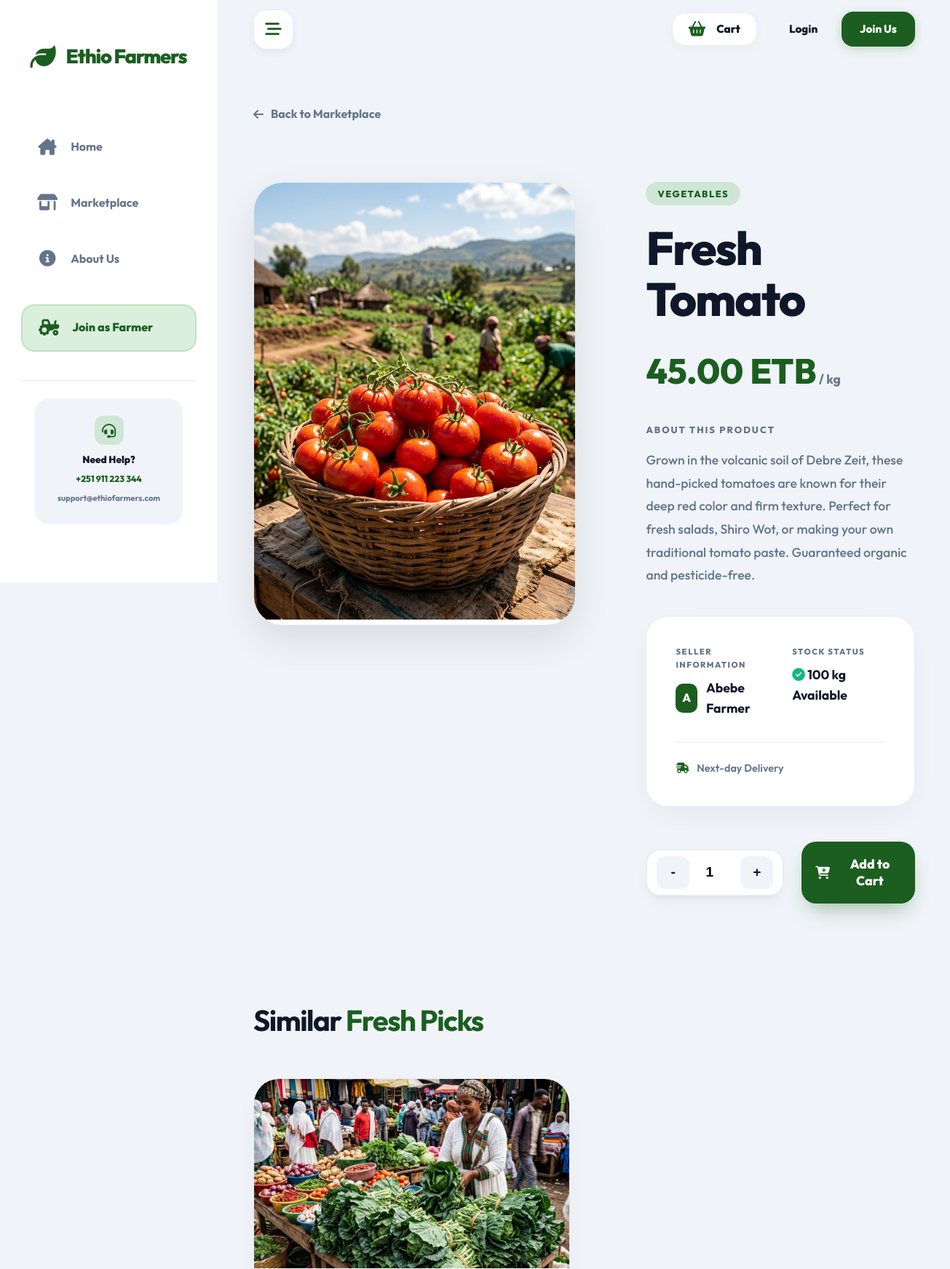
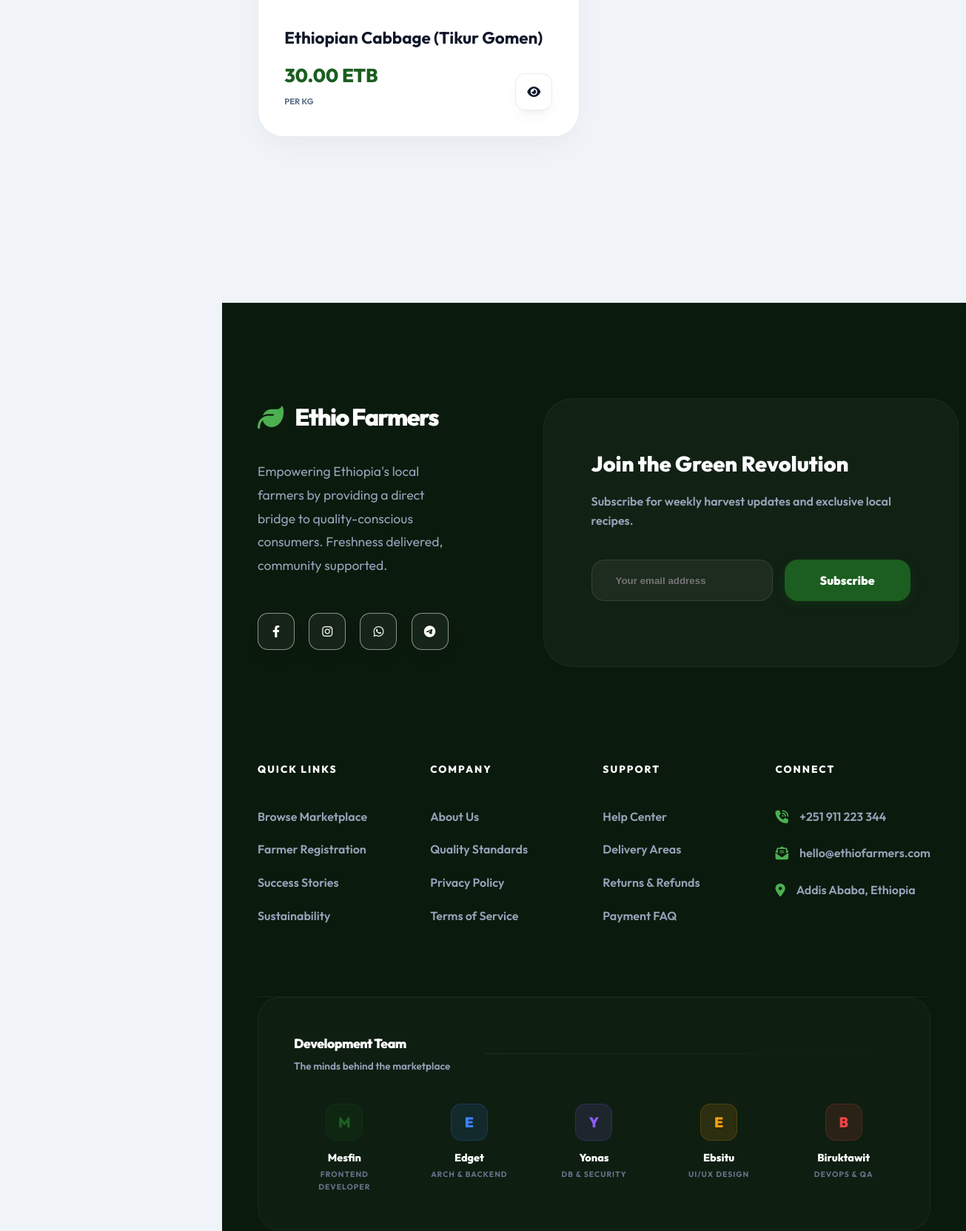
Screenshot of /product-details.php?id=1 (upper part) with the database file from the repository (2 pictures, top to bottom).
### tables this page shows
CREATE TABLE IF NOT EXISTS products (
    id INT AUTO_INCREMENT PRIMARY KEY,
    farmer_id INT NOT NULL,
    category_id INT NOT NULL,
    name VARCHAR(100) NOT NULL,
    price DECIMAL(10,2) NOT NULL,
    stock_quantity INT NOT NULL DEFAULT 0,
    unit VARCHAR(20) DEFAULT 'kg',
    description TEXT,
    image_url VARCHAR(255),
    status ENUM('active','out_of_stock') DEFAULT 'active',
    created_at TIMESTAMP DEFAULT CURRENT_TIMESTAMP,
    FOREIGN KEY (farmer_id) REFERENCES users(id) ON DELETE CASCADE,
    FOREIGN KEY (category_id) REFERENCES categories(id)
);

CREATE TABLE IF NOT EXISTS categories (
    id INT AUTO_INCREMENT PRIMARY KEY,
    name VARCHAR(50) UNIQUE NOT NULL
);

CREATE TABLE IF NOT EXISTS users (
    id INT AUTO_INCREMENT PRIMARY KEY,
    username VARCHAR(50) UNIQUE,
    full_name VARCHAR(100) NOT NULL,
    email VARCHAR(100) UNIQUE NOT NULL,
    phone VARCHAR(20),
    password_hash VARCHAR(255) NOT NULL,
    role ENUM('customer','farmer','admin') DEFAULT 'customer',
    address TEXT,
    created_at TIMESTAMP DEFAULT CURRENT_TIMESTAMP
);

### includes/functions.php (called while the page is built, shortened)
<?php
function formatCurrency(float|int $amount): string
{
    return number_format($amount, 2) . " ETB";
}
function url(string $path): string {
    $base = str_replace('\\', '/', dirname($_SERVER['SCRIPT_NAME'] ?? ''));
    return rtrim($base, '/') . '/' . ltrim($path, '/');
}

### public/product-details.php (the view, shortened to what this page needs)
<?php
require_once __DIR__ . '/../includes/header.php';
require_once __DIR__ . '/../config/database.php';
$id = isset($_GET['id']) ? (int)$_GET['id'] : 0;
$stmt = $pdo->prepare("SELECT p.*, c.name as category_name, u.full_name as farmer_name
                       FROM products p
                       JOIN categories c ON p.category_id = c.id
                       JOIN users u ON p.farmer_id = u.id
                       WHERE p.id = ?");
$stmt->execute([$id]);
$product = $stmt->fetch();
?>
<div style="max-width: 1400px; margin: 0 auto; padding: 2rem 1rem;" class="animate-fade-up">
    <a href="<?php echo url('public/products.php'); ?>" style="color: var(--text-muted); font-weight: 700; text-decoration: none; margin-bottom: 3rem; display: inline-flex; align-items: center; gap: 10px; transition: var(--transition);" onmouseover="this.style.color='var(--primary)'" onmouseout="this.style.color='var(--text-muted)'">
        <i class="fas fa-arrow-left"></i> Back to Marketplace
    </a>
    <div style="display: grid; grid-template-columns: 1.2fr 1fr; gap: 6rem; align-items: start; margin-top: 2rem;">
        <div style="position: sticky; top: 110px;">
            <div class="premium-card" style="padding: 0; overflow: hidden; border-radius: 40px; box-shadow: var(--shadow-premium);">
                <img src="<?php echo htmlspecialchars($product['image_url'] ?: 'https://images.unsplash.com/photo-1592924357228-91a4daadcfea?w=1200'); ?>"
                     alt="<?php echo htmlspecialchars($product['name']); ?>"
                     style="width: 100%; height: 600px; object-fit: cover;">
            </div>
        </div>
        <div>
            <div style="margin-bottom: 2.5rem;">
                <span style="background: var(--primary-glow); color: var(--primary); padding: 6px 16px; border-radius: 50px; font-weight: 800; font-size: 0.8rem; text-transform: uppercase; letter-spacing: 1.5px; display: inline-block; margin-bottom: 1.5rem;">
                    <?php echo htmlspecialchars($product['category_name']); ?>
                </span>
                <h1 style="font-size: 4rem; letter-spacing: -2px; line-height: 1.1; font-weight: 800; margin-bottom: 1.5rem;">
                    <?php echo htmlspecialchars($product['name']); ?>
                </h1>
                <div style="display: flex; align-items: center; gap: 2rem; margin-bottom: 2rem;">
                    <div>
                        <span style="font-size: 3rem; font-weight: 800; color: var(--primary);"><?php echo formatCurrency($product['price']); ?></span>
                        <span style="color: var(--text-muted); font-weight: 700; font-size: 1.1rem;"> / <?php echo htmlspecialchars($product['unit']); ?></span>
                    </div>
                </div>
                <div style="margin-top: 2rem;">
                    <h3 style="font-size: 0.8rem; text-transform: uppercase; letter-spacing: 2px; color: var(--text-muted); margin-bottom: 1rem; font-weight: 800;">About this Product</h3>
                    <div style="color: var(--text-muted); font-size: 1.1rem; line-height: 1.8; font-weight: 500;">
                        <?php echo $product['description']; ?>
                    </div>
                </div>
            </div>
            <div class="premium-card" style="padding: 2.5rem; border-radius: 30px; margin-bottom: 3rem;">
                <div style="display: grid; grid-template-columns: 1fr 1fr; gap: 2rem;">
                    <div>
                        <small style="color: var(--text-muted); text-transform: uppercase; letter-spacing: 1.5px; font-weight: 800; font-size: 0.7rem; display: block; margin-bottom: 8px;">Seller Information</small>
                        <div style="display: flex; align-items: center; gap: 12px;">
                            <div style="width: 40px; height: 40px; background: var(--primary); color: white; border-radius: 10px; display: flex; align-items: center; justify-content: center; font-weight: 800;">
                                <?php echo strtoupper(substr($product['farmer_name'], 0, 1)); ?>
                            </div>
                            <strong style="font-size: 1.1rem;"><?php echo htmlspecialchars($product['farmer_name']); ?></strong>
                        </div>
                    </div>
                    <div>
                        <small style="color: var(--text-muted); text-transform: uppercase; letter-spacing: 1.5px; font-weight: 800; font-size: 0.7rem; display: block; margin-bottom: 8px;">Stock Status</small>
                        <div style="font-weight: 700; font-size: 1.1rem; color: <?php echo $product['stock_quantity'] > 0 ? 'var(--text-main)' : 'var(--accent)'; ?>">
                            <?php if ($product['stock_quantity'] > 0): ?>
                                <i class="fas fa-check-circle" style="color: #10b981;"></i> <?php echo $product['stock_quantity']; ?> <?php echo htmlspecialchars($product['unit']); ?> Available
                            <?php else: ?>
                                <i class="fas fa-times-circle"></i> Out of Stock
                            <?php endif; ?>
                        </div>
                    </div>
                </div>
                <div style="margin-top: 2rem; padding-top: 1.5rem; border-top: 1px solid var(--border-light); display: flex; gap: 2rem;">
                    <span style="font-size: 0.9rem; color: var(--text-muted); font-weight: 600;"><i class="fas fa-truck-fast" style="color: var(--primary); margin-right: 8px;"></i> Next-day Delivery</span>
                </div>
            </div>
            <?php if ($product['stock_quantity'] > 0): ?>
                <form method="POST" action="<?php echo url('public/cart.php'); ?>" style="display: flex; gap: 1.5rem; align-items: center;">
                    <div style="display: flex; align-items: center; background: var(--white); border: 2px solid var(--border-light); border-radius: 20px; padding: 0.5rem 0.8rem; box-shadow: var(--shadow-soft);">
                        <button type="button" class="qty-btn" data-action="minus" style="width: 45px; height: 45px; border: none; background: var(--bg-main); border-radius: 12px; cursor: pointer; color: var(--text-main); font-weight: 800; font-size: 1.2rem;">-</button>
                        <input type="number" name="quantity" id="quantity" value="1" min="1" max="<?php echo $product['stock_quantity']; ?>"
                               style="width: 70px; text-align: center; border: none; font-weight: 800; font-size: 1.2rem; background: transparent; outline: none;">
                        <button type="button" class="qty-btn" data-action="plus" style="width: 45px; height: 45px; border: none; background: var(--bg-main); border-radius: 12px; cursor: pointer; color: var(--text-main); font-weight: 800; font-size: 1.2rem;">+</button>
                    </div>
                    <button type="submit" class="btn btn-primary" style="flex: 1; padding: 1.2rem; font-size: 1.1rem; border-radius: 20px; box-shadow: 0 15px 30px -10px rgba(27, 94, 32, 0.4);">
                        <i class="fas fa-cart-plus"></i> Add to Cart
                    </button>
                </form>
            <?php endif; ?>
        </div>
    </div>
    <div style="margin-top: 8rem;">
        <h2 style="font-size: 2.5rem; letter-spacing: -1.5px; margin-bottom: 3rem;">Similar <span style="color: var(--primary);">Fresh Picks</span></h2>
        <div class="product-grid" style="display: grid; grid-template-columns: repeat(auto-fill, minmax(300px, 1fr)); gap: 2.5rem; padding: 0;">
            <?php
                $stmt = $pdo->prepare("SELECT p.*, c.name as category_name FROM products p JOIN categories c ON p.category_id = c.id WHERE p.category_id = ? AND p.id != ? AND p.status = 'active' LIMIT 4");
                $stmt->execute([$product['category_id'], $product['id']]);
                $related = $stmt->fetchAll();
                foreach ($related as $rp):
            ?>
                <div class="premium-card" style="padding: 0; overflow: hidden; border-radius: 35px;">
                    <div style="position: relative; overflow: hidden; height: 260px;">
                        <img src="<?php echo htmlspecialchars($rp['image_url'] ?: 'https://images.unsplash.com/photo-1592924357228-91a4daadcfea?w=600'); ?>"
                             style="width: 100%; height: 100%; object-fit: cover; transition: var(--transition);"
                             onmouseover="this.style.transform='scale(1.1)'" onmouseout="this.style.transform='scale(1)'">
                    </div>
                    <div style="padding: 2.2rem;">
                        <h3 style="font-size: 1.4rem; margin-bottom: 0.8rem;"><?php echo htmlspecialchars($rp['name']); ?></h3>
                        <div style="display: flex; justify-content: space-between; align-items: flex-end;">
                            <div>
                                <div style="font-size: 1.6rem; font-weight: 800; color: var(--primary);"><?php echo formatCurrency($rp['price']); ?></div>
                                <small style="color: var(--text-muted); font-weight: 700; text-transform: uppercase; font-size: 0.7rem;">Per <?php echo htmlspecialchars($rp['unit']); ?></small>
                            </div>
                            <a href="<?php echo url('public/product-details.php?id=' . $rp['id']); ?>" class="btn glass" style="width: 50px; height: 50px; padding: 0; border-radius: 14px; border: 1.5px solid var(--border-light);"><i class="fas fa-eye"></i></a>
                        </div>
                    </div>
                </div>
            <?php endforeach; ?>
        </div>
    </div>
</div>
<?php require_once __DIR__ . '/../includes/footer.php'; ?>

### assets/css/style.css (style rules this page uses)
:root { --primary: #1b5e20; --primary-light: #4caf50; --primary-glow: rgba(76, 175, 80, 0.2); --secondary: #fbc02d; --accent: #d32f2f; --bg-main: #f0f4f8; --white: #ffffff; --text-main: #0f172a; --text-muted: #64748b; --border-light: rgba(226, 232, 240, 0.8); --glass-white: rgba(255, 255, 255, 0.7); --glass-border: rgba(255, 255, 255, 0.5); --shadow-soft: 0 10px 25px -5px rgba(0, 0, 0, 0.05), 0 8px 10px -6px rgba(0, 0, 0, 0.05); --shadow-premium: 0 20px 50px rgba(0, 0, 0, 0.1); --sidebar-width: 300px; --sidebar-collapsed: 100px; --radius-lg: 24px; --radius-md: 16px; --transition: all 0.5s cubic-bezier(0.16, 1, 0.3, 1); }
* { margin: 0; padding: 0; box-sizing: border-box; }
body { font-family: 'Outfit', sans-serif; background-color: var(--bg-main); color: var(--text-main); line-height: 1.6; overflow-x: hidden; -webkit-font-smoothing: antialiased; }
a { text-decoration: none; color: inherit; }
.animate-fade-up { animation: fadeInUp 0.8s ease forwards; }
.glass { background: var(--glass-white); -webkit-backdrop-filter: blur(15px); backdrop-filter: blur(15px); border: 1px solid var(--glass-border); box-shadow: var(--shadow-soft); }
.btn { display: inline-flex; align-items: center; justify-content: center; gap: 12px; padding: 1.2rem 2.5rem; border-radius: 20px; font-weight: 800; cursor: pointer; border: none; transition: var(--transition); font-family: inherit; font-size: 1rem; text-decoration: none; }
.btn-primary { background: var(--primary); color: var(--white); box-shadow: 0 4px 15px rgba(27, 94, 32, 0.2); }
.premium-card { background: var(--white); border-radius: 35px; padding: 3.5rem; box-shadow: 0 15px 40px -10px rgba(0,0,0,0.06); border: 1px solid var(--border-light); transition: var(--transition); }

### rows the page displays
products: image_url (picture), category.name "VEGETABLES", name "Fresh Tomato", price "45.00 ETB", unit "kg", description "Grown in the volcanic soil of Debre Zeit, these hand-picked tomatoes are known for their deep red color and firm texture. Perfect for fresh salads, Shiro Wot, or making your own traditional tomato paste. Guaranteed organic and pesticide-free.", farmer.full_name "A", farmer.full_name "Abebe Farmer", stock_quantity "100"
products: image_url (picture), name "Ethiopian Cabbage (Tikur Gomen)", price "30.00 ETB", unit "KG"

### other values shown
substr($member['name'], 0, 1) "M"
$member['name'] "Mesfin"
$member['role'] "FRONTEND DEVELOPER"
substr($member['name'], 0, 1) "E"
$member['name'] "Edget"
$member['role'] "ARCH & BACKEND"
substr($member['name'], 0, 1) "Y"
$member['name'] "Yonas"
$member['role'] "DB & SECURITY"
$member['name'] "Ebsitu"
$member['role'] "UI/UX DESIGN"
substr($member['name'], 0, 1) "B"
$member['name'] "Biruktawit"
$member['role'] "DEVOPS & QA"
